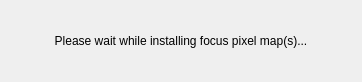
<?xml version="1.0" encoding="UTF-8"?>
<ui version="4.0">
 <class>StatusFpmDialog</class>
 <widget class="QDialog" name="StatusFpmDialog">
  <property name="geometry">
   <rect>
    <x>0</x>
    <y>0</y>
    <width>362</width>
    <height>82</height>
   </rect>
  </property>
  <property name="windowTitle">
   <string>Installing Focus Pixel Map(s)</string>
  </property>
  <layout class="QGridLayout" name="gridLayout">
   <item row="0" column="0">
    <widget class="QLabel" name="label">
     <property name="text">
      <string>Please wait while installing focus pixel map(s)...</string>
     </property>
     <property name="alignment">
      <set>Qt::AlignCenter</set>
     </property>
    </widget>
   </item>
  </layout>
 </widget>
 <resources/>
 <connections/>
</ui>
